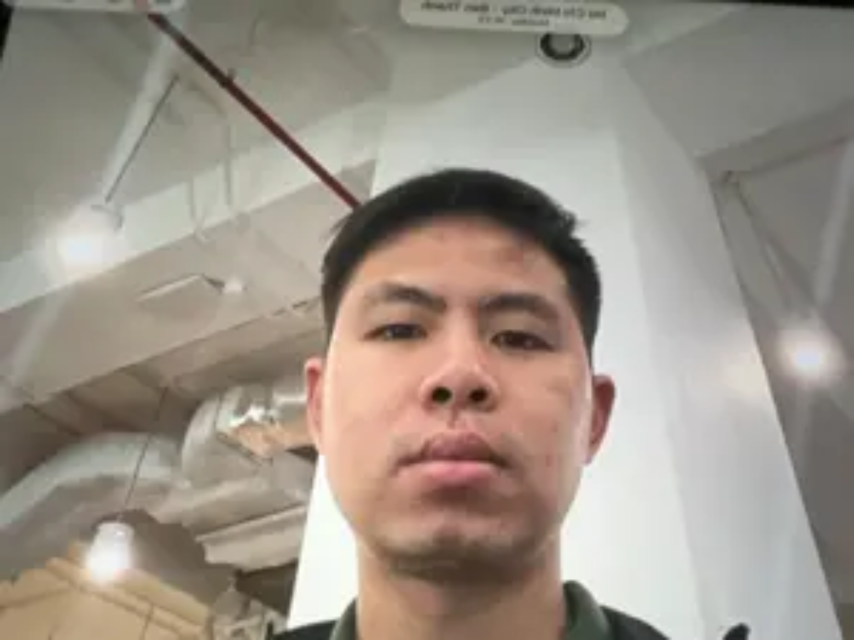
#> input picture test.png, 2560 x 1920 px (shown at 1/3 size)
$ python resize_image.py --image test.png
#> lines starting #> are read from the running program, lines starting #| are printed output that depends on the picture
"""
resize_image.py — Resize an image to H=1920, W=2560 and save.

Usage:
    python resize_image.py --image <path>
    python resize_image.py --image spoof/d0e08f853069be37e778.jpg
    python resize_image.py --image spoof/d0e08f853069be37e778.jpg --output resized.jpg
"""

import argparse
import cv2
from pathlib import Path

TARGET_H = 255
TARGET_W = 300


def main(image_path: str, output_path: str | None = None):
#> called with image_path = 'test.png'
    img = cv2.imread(image_path)
#> img is the input picture: shape (1920, 2560, 3); mean B, G, R 135.7, 146.9, 156.6
    if img is None:
        print(f"[ERROR] Cannot read: {image_path}")
        return

    h, w = img.shape[:2]
#> h = 1920; w = 2560
    print(f"Original : {w}×{h}")
#| Original : 2560×1920

    resized = cv2.resize(img, (TARGET_W, TARGET_H), interpolation=cv2.INTER_LINEAR)
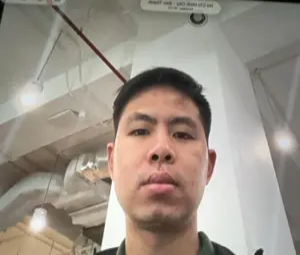
#> resized: shape (255, 300, 3); mean B, G, R 135.7, 146.9, 156.6
    print(f"Resized  : {TARGET_W}×{TARGET_H}")

    if output_path is None:
        p = Path(image_path)
        output_path = str(p.parent / f"{p.stem}_resized{p.suffix}")

    cv2.imwrite(output_path, resized)
    print(f"Saved → {output_path}")


if __name__ == "__main__":
    parser = argparse.ArgumentParser()
    parser.add_argument("--image",  required=True,  help="Input image path")
    parser.add_argument("--output", default=None,   help="Output path (default: <name>_resized.jpg)")
    args = parser.parse_args()
    main(args.image, args.output)

$ run again, on f8ebe9dc-0aa9-4a6a-99b0-a047c6d5544f.jpg
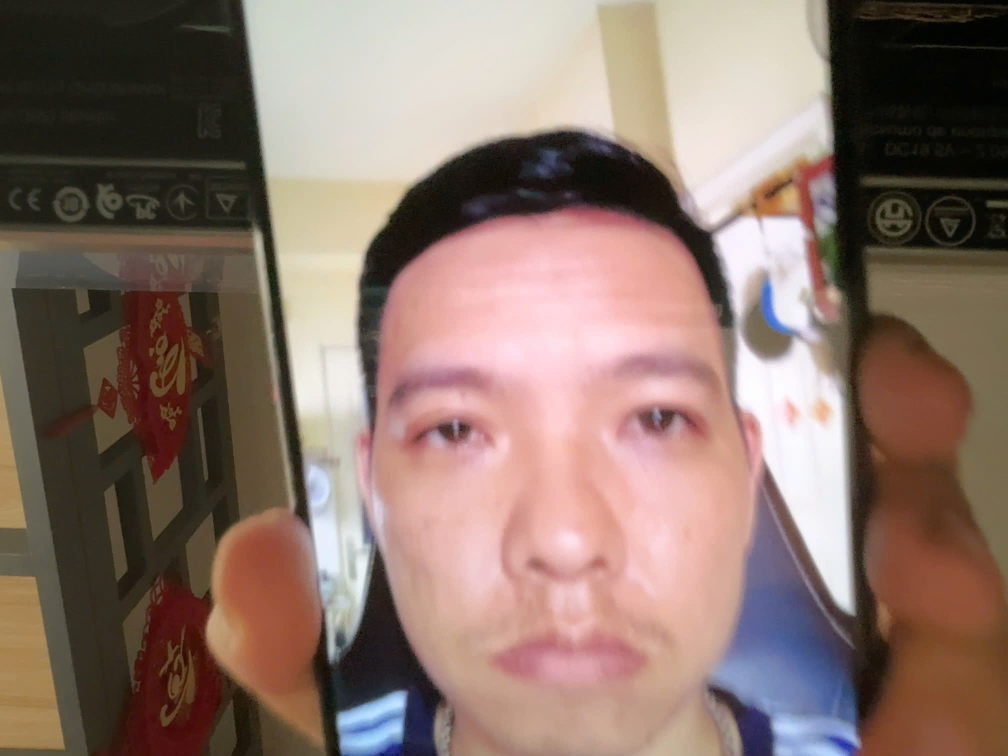
#> input picture f8ebe9dc-0aa9-4a6a-99b0-a047c6d5544f.jpg, 2016 x 1512 px (shown at 1/2 size)
#> in main, img is the input picture: shape (1512, 2016, 3); mean B, G, R 107.2, 116.9, 139
#| Original : 2016×1512
#> in main, `resized = cv2.resize(img, (TARGET_W, TARGET_H), interpolation=cv2.INTE..`:
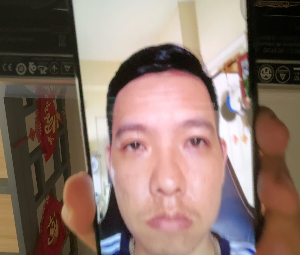
#> resized: shape (255, 300, 3); mean B, G, R 107.2, 116.8, 138.9
